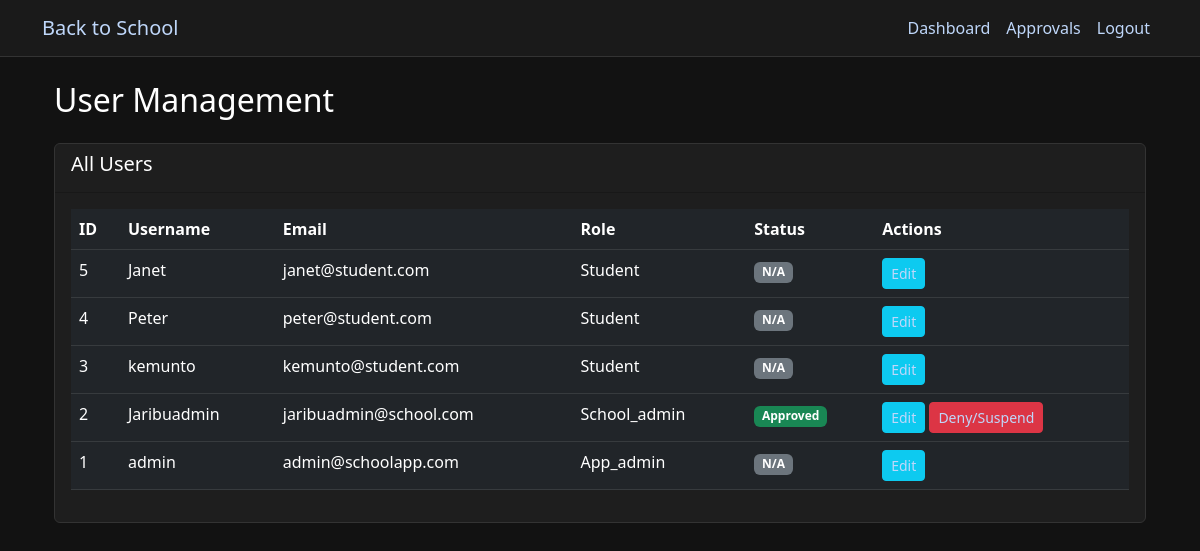
Before: /admin/users (signed in) with the older database file.
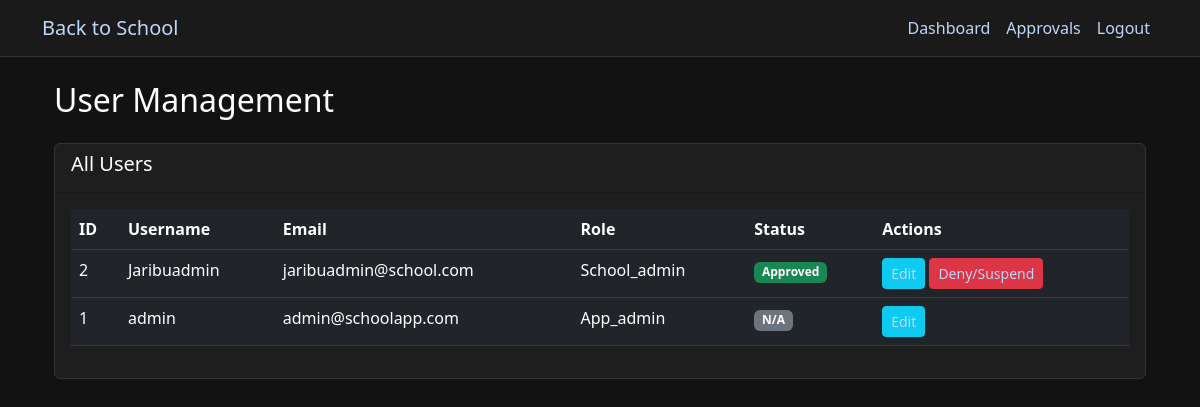
After: the same page with the newer database file.
### app.py (models this page shows, shortened)
class User(db.Model):
    id = db.Column(db.Integer, primary_key=True)
    username = db.Column(db.String(80), unique=True, nullable=False)
    email = db.Column(db.String(120), unique=True, nullable=False)
    password_hash = db.Column(db.String(128))
    role = db.Column(db.String(20))  # app_admin, parent, student, school_admin, retailer, donor
    is_approved = db.Column(db.Boolean, default=False)
    created_at = db.Column(db.DateTime, default=datetime.utcnow)
    school_id = db.Column(db.Integer, db.ForeignKey('school.id'))
    school = db.relationship('School', backref='users')
    children = db.relationship(
        'User',
        secondary=parent_student_association,
        primaryjoin=(parent_student_association.c.parent_id == id),
        secondaryjoin=(parent_student_association.c.student_id == id),
        backref=db.backref('parents'),
        lazy='dynamic'
    )

### app.py (the view)
@app.route('/admin/users')
@role_required(['app_admin'])
def admin_users():
    users = User.query.order_by(User.created_at.desc()).all()
    return render_template('admin/users.html', users=users)

### app.py (called while the page is built)
def role_required(roles):
    def decorator(f):
        @wraps(f)
        def decorated_function(*args, **kwargs):
            if 'user_id' not in session:
                flash('Please log in to access this page', 'error')
                return redirect(url_for('login'))
            if session['role'] not in roles:
                flash('You do not have permission to access this page', 'error')
                return redirect(url_for('dashboard'))
            return f(*args, **kwargs)
        return decorated_function
    return decorator

@app.context_processor
def inject_current_user():
    if 'user_id' in session:
        user = db.session.get(User, session['user_id'])
        return {'current_user': user}
    return {'current_user': None}

@app.context_processor
def inject_cart_item_count():
    if 'user_id' in session and session['role'] in ['parent', 'student']:
        user = db.session.get(User, session['user_id'])
        cart = user.carts[0] if user.carts else None
        if cart and cart.items:
            return {'cart_item_count': len(cart.items)}
    return {'cart_item_count': 0}

### templates/admin/users.html
{% extends "base.html" %}
{% block content %}
<div class="container">
    <h2 class="mb-4">User Management</h2>
    <div class="card mb-4">
        <div class="card-header">
            <h5>All Users</h5>
        </div>
        <div class="card-body">
            <div class="table-responsive">
                <table class="table table-dark">
                    <thead>
                        <tr>
                            <th>ID</th>
                            <th>Username</th>
                            <th>Email</th>
                            <th>Role</th>
                            <th>Status</th>
                            <th>Actions</th>
                        </tr>
                    </thead>
                    <tbody>
                        {% for user in users %}
                        <tr>
                            <td>{{ user.id }}</td>
                            <td>{{ user.username }}</td>
                            <td>{{ user.email }}</td>
                            <td>{{ user.role|capitalize }}</td>
                            <td>
                                {% if user.role in ['retailer', 'school_admin'] %}
                                    <span class="badge bg-{{ 'success' if user.is_approved else 'warning' }}">
                                        {{ 'Approved' if user.is_approved else 'Pending' }}
                                    </span>
                                {% else %}
                                    <span class="badge bg-secondary">N/A</span>
                                {% endif %}
                            </td>
                            <td>
                                <a href="{{ url_for('admin_edit_user', user_id=user.id) }}" class="btn btn-sm btn-info">Edit</a>
                                {% if user.role in ['retailer', 'school_admin'] %}
                                    <a href="{{ url_for('set_user_status', user_id=user.id, status='approve' if not user.is_approved else 'deny') }}"
                                       class="btn btn-sm {{ 'btn-success' if not user.is_approved else 'btn-danger' }}">
                                       {{ 'Approve' if not user.is_approved else 'Deny/Suspend' }}
                                    </a>
                                {% endif %}
                            </td>
                        </tr>
                        {% endfor %}
                    </tbody>
                </table>
            </div>
        </div>
    </div>
</div>
{% endblock %}

### templates/base.html (shortened to what this page needs)
<!DOCTYPE html>
<html lang="en">
<head>
    <link href="https://cdn.jsdelivr.net/npm/bootstrap@5.3.0/dist/css/bootstrap.min.css" rel="stylesheet">
</head>
<body>
<nav class="navbar navbar-expand-lg navbar-dark">
    <div class="container">
        <a class="navbar-brand" href="{{ url_for('home') }}">Back to School</a>
        <div class="collapse navbar-collapse" id="navbarNav">
            <ul class="navbar-nav ms-auto">
                {% if 'user_id' in session %}
                    <li class="nav-item">
                        <a class="nav-link" href="{{ url_for('dashboard') }}">Dashboard</a>
                    </li>
                    {% if session['role'] == 'app_admin' %}
                        <li class="nav-item">
                            <a class="nav-link" href="{{ url_for('approvals') }}">Approvals</a>
                        </li>
                    {% endif %}
                    <li class="nav-item">
                        <a class="nav-link" href="{{ url_for('logout') }}">Logout</a>
                    </li>
                {% endif %}
            </ul>
        </div>
    </div>
</nav>
    <div class="container mt-4">
        {% block content %}{% endblock %}
    </div>
</body>
</html>

### templates/base.html (style rules this page uses)
body { background-color: #121212; color: #ffffff; }
h1, h2, h3, h4, h5, h6, span, p { color: #ffffff !important; }
a { color:rgb(191, 215, 250) !important; }
.navbar { background-color: #1a1a1a !important; border-bottom: 1px solid #333; }
.card { background-color: #1e1e1e; border: 1px solid #333; }
.table { color: #ffffff; }
.table-dark { background-color: #1e1e1e; }

Changed rows visible on the page:
removed User: id "5", username "Janet", email "janet@student.com", role "Student", shows "N/A"
removed User: id "4", username "Peter", email "peter@student.com", role "Student", shows "N/A"
removed User: id "3", username "kemunto", email "kemunto@student.com", role "Student", shows "N/A"
